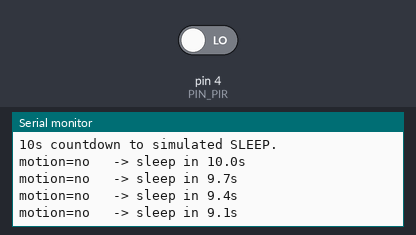
Recording of a sketch running on a simulated Arduino Uno, built with avr-gcc and run on an emulated ATmega328P. Shown: the last lines printed to the serial monitor. Inputs (shaded band) come from the test bench; at power-on: pin 4 (PIN_PIR) LOW.

Above: at 1.5 s.
1.6 s: pin 4 (PIN_PIR) driven HIGH
At 2.02 s:
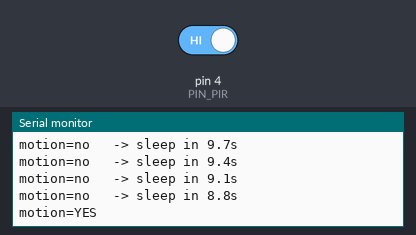
3.9 s: pin 4 (PIN_PIR) driven LOW
At 4.12 s:
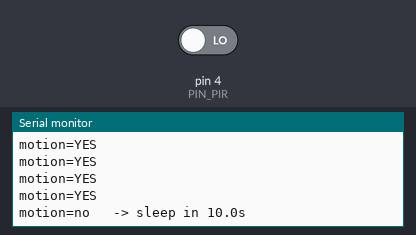
Timing chart, 0 to 6.9 s (numbered marks = the images above; inputs shaded):
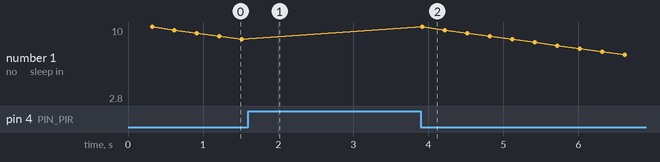

The sketch:

test_05_pir.ino
```cpp
// ============================================================================
//  MODULE TEST 5: PIR Motion Sensor
//  Verifies: raw digitalRead and reproduces the 10s inactivity -> sleep
//  countdown logic so you can validate PIR settle time / sensitivity pot
//  before relying on it in the full state machine.
//  Wiring: PIR OUT -> GPIO10
// ============================================================================

#define PIN_PIR 4
#define PIR_SLEEP_TIMEOUT 10000UL  // 10s inactive -> sleep

bool          pirDetected      = false;
unsigned long pirInactiveStart = 0;
unsigned long lastPrint        = 0;

void setup() {
    Serial.begin(115200);
    delay(300);
    Serial.println(F("\n--- PIR Module Test ---"));

    pinMode(PIN_PIR, INPUT);

    Serial.println(F("[OK] Pin configured"));
    Serial.println(F("NOTE: most PIR modules need 30-60s warm-up after power-on"));
    Serial.println(F("      before readings stabilize -- ignore erratic output at boot."));
    Serial.println(F("Move in front of the sensor, then hold still to watch the"));
    Serial.println(F("10s countdown to simulated SLEEP."));
}

void loop() {
    unsigned long now = millis();
    pirDetected = (digitalRead(PIN_PIR) == HIGH);

    if (pirDetected) {
        pirInactiveStart = 0;
    } else if (pirInactiveStart == 0) {
        pirInactiveStart = now;
    }

    if (now - lastPrint >= 300) {
        lastPrint = now;
        Serial.print(F("motion="));
        Serial.print(pirDetected ? F("YES") : F("no "));

        if (!pirDetected && pirInactiveStart != 0) {
            unsigned long elapsed = now - pirInactiveStart;
            long remaining = (long)PIR_SLEEP_TIMEOUT - (long)elapsed;
            if (remaining <= 0) {
                Serial.println(F("  -> SLEEP would trigger now"));
            } else {
                Serial.print(F("  -> sleep in "));
                Serial.print(remaining / 1000.0, 1);
                Serial.println(F("s"));
            }
        } else {
            Serial.println();
        }
    }
}
```

Measured:
- after the input at 1.6 s, the serial monitor: prints a new line after 0.22 s (image 1)
- after the input at 3.9 s, the serial monitor: prints a new line at once (image 2)
- plotted number 1: 8.8 → 2.8 after the input at 3.9 s
